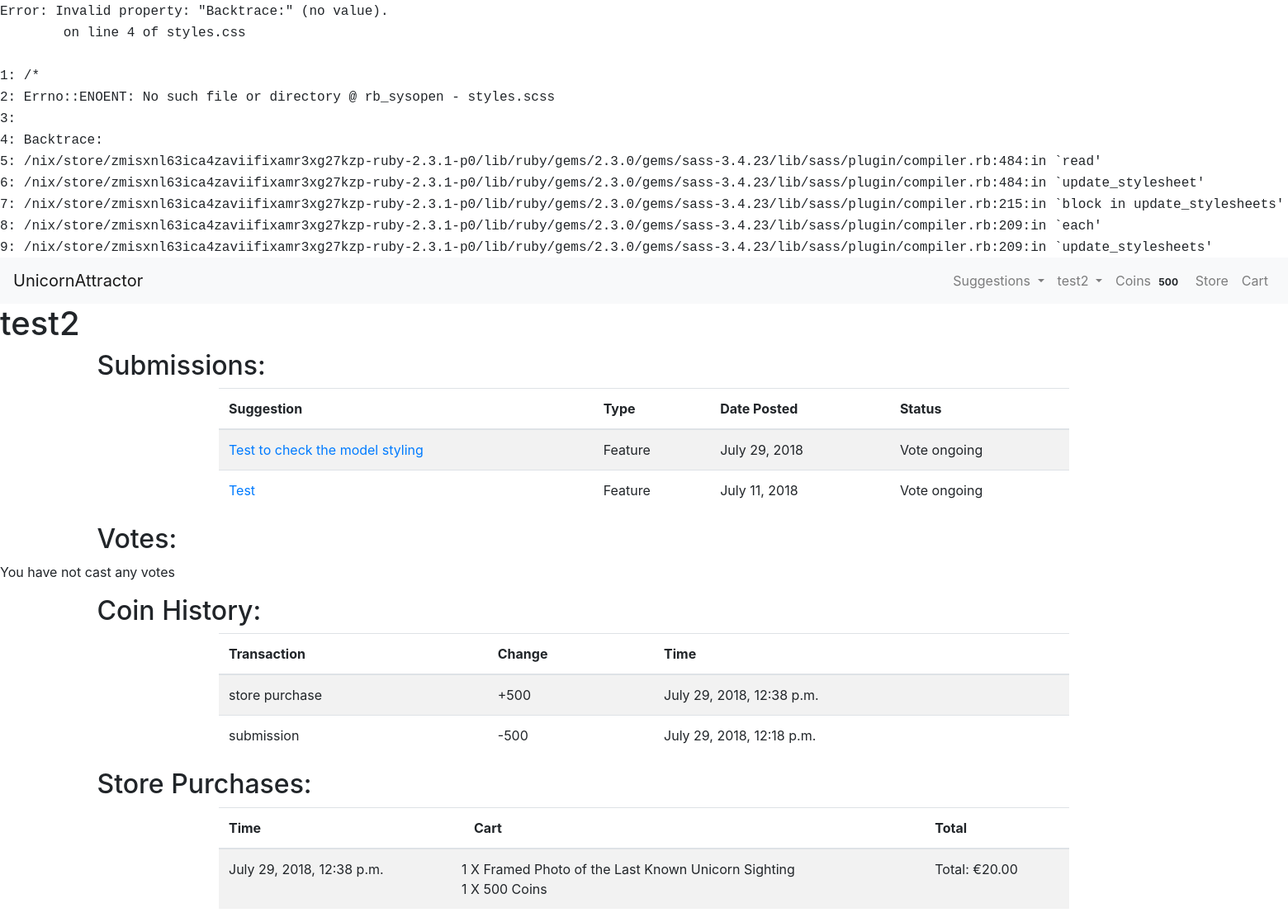
/user/3 (signed in), run on the app's committed database.
### accounts/models.py (models this page shows)
class User(AbstractUser):
    USERNAME_FIELD = "email"
    email = models.EmailField(('email address'), blank=False, unique=True)
    REQUIRED_FIELDS = []
    def __str__(self):
        return self.username

### usersuggestions/models.py (models this page shows, shortened)
class SuggestionAdminPage(models.Model):
    status_choices = ((0, "not scheduled"), (1, "scheduled"), (2, "in progress"), (3, "completed"))
    priority_choices = ((0, "low"), (1, 'normal'), (2, 'high'))
    suggestion = models.ForeignKey(Suggestion, null=False, on_delete=models.CASCADE)
    status = models.PositiveSmallIntegerField(choices=status_choices, default=0)
    developer_assigned = models.ForeignKey(User, null=True, blank=True, on_delete=models.PROTECT)
    priority = models.PositiveSmallIntegerField(choices=priority_choices, null=True, blank=True, default=1)
    date_started = models.DateField(null=True, blank=True)
    estimated_days_to_complete = models.PositiveSmallIntegerField(null=True, blank=True)
    expected_completion_date = models.DateField(null=True, blank=True)
    date_completed = models.DateField(null=True, blank=True)
    in_current_voting_cycle = models.BooleanField(blank=False, default=True)
    github_branch = models.CharField(null=True, blank=True, max_length=50)
    was_successful = models.NullBooleanField(blank=True, null=True)
    current_winner = models.BooleanField(blank=False, default=False)

class Suggestion(models.Model):
    suggestion_choices = ((True, 'Feature'), (False, 'Bug Fix'))
    is_feature = models.BooleanField(blank=False, default=False, choices=suggestion_choices)
    user = models.ForeignKey(User, null=False, on_delete=models.PROTECT)
    title = models.CharField(max_length=200, blank=False)
    details = RichTextUploadingField()
    date_time = models.DateTimeField(auto_now_add=True)
    delay_submission = models.BooleanField(null=False, blank=True, default=False)

### market/models.py (models this page shows, shortened)
class UserCoinHistory(models.Model):
    transaction_choices = ((1, 'submission'), (2, 'upvote'), (3, 'referral'),
                           (4, 'store purchase'), (5, 'initial signup'), (6, 'received referral'),
                           (7, 'suggestion upvoted'), (8, 'suggestion successful'), (9, 'feature suggestion promoted'))
    user = models.ForeignKey(User, null=False, on_delete=models.PROTECT)
    coins_change = models.IntegerField(null=False)
    date_time = models.DateTimeField(auto_now_add=True)
    suggestion = models.ForeignKey(Suggestion, null=True, blank=True, on_delete=models.CASCADE)
    transaction = models.PositiveSmallIntegerField(choices=transaction_choices, blank=False, null=False)

class Order(models.Model):
    user = models.ForeignKey(User, null=False, on_delete=models.PROTECT)
    date_time = models.DateTimeField(auto_now_add=True)
    delivery_address = models.ForeignKey(Delivery, null=True, on_delete=models.PROTECT)

class OrderItem(models.Model):
    order = models.ForeignKey(Order, null=False, on_delete=models.CASCADE)
    item = models.ForeignKey(StoreItem, null=False, on_delete=models.PROTECT)
    quantity = models.PositiveIntegerField(null=False)
    total_purchase_price = models.DecimalField(max_digits=8, decimal_places=2)

class StoreItem(models.Model):
    name = models.CharField(max_length=200, null=False, blank=False)
    description = models.TextField()
    price = models.DecimalField(max_digits=8, decimal_places=2)
    image = models.ImageField(upload_to='images')
    delivery_required = models.BooleanField(blank=False, null=False)
    is_coins = models.BooleanField(default=False, null=False)
    coins_amount = models.PositiveIntegerField(blank=True, null=True)
    def __str__(self):
        return self.name

### usersuggestions/views.py (the view)
# urls.py: url(r'^user/(?P<user_id>\d+)$', render_userpage, name='userpage'),
@login_required()
def render_userpage(request, user_id):
    user = get_object_or_404(User, id=user_id)
    if request.user == user:
        values = get_userpage_values(user)
        return render(request, "userpage.html", {"user": user,
                                                 "votes": values["votes"], "purchases": values["purchases"],
                                                 "coin_history": values["coin_history"],
                                                 "suggestions": values["suggestions"],
                                                 })
    else:
        return redirect("issue_tracker")

### market/cart.py (called while the page is built)
    def __len__(self):
        return sum(item['quantity'] for item in self.cart.values())

### market/contexts.py (called while the page is built)
def cart(request):
    return {'cart': Cart(request)}

def usercoins(request):
    if request.user.is_authenticated:
        user = request.user
        coins_amount = UserCoins.objects.get(user=user).coins
        return {"usercoins":coins_amount}
    else:
        return {"usercoins": None}

### usersuggestions/helpers.py (called while the page is built)
def get_userpage_values(user):
    votes = Upvote.objects.filter(user=user).order_by("-date_time")
    purchases = Order.objects.filter(user=user).order_by("-date_time")
    coin_history = UserCoinHistory.objects.filter(user=user).order_by("-date_time")
    suggestions = SuggestionAdminPage.objects.filter(suggestion__user=user).order_by("-suggestion__date_time")
    for purchase in purchases:
        purchase.items = OrderItem.objects.filter(order=purchase)
        purchase.total_cost = 0
        for item in purchase.items:
            purchase.total_cost += item.total_purchase_price
    values_dictionary = {"purchases": purchases,
                         "coin_history": coin_history, "votes": votes, "suggestions": suggestions
                         }
    return values_dictionary

### usersuggestions/templates/userpage.html (shortened to what this page needs)
{% extends 'base.html' %} {% block title %} {{ user }} {% endblock %} {% block content %}
<main id="userpage">
    <h1 id="header">{{ user }}</h1>
    <div class="row">
        <div class="offset-1">
            <h2 class="section-header">Submissions:</h2>
        </div>
    </div>
    {% if suggestions|length == 0 %}
    <p>You have not submitted any suggestions</p>
    {% else %}
    <div class="row">
        <div class="col-xs-10 col-md-8 offset-xs-1 offset-md-2">
            <table class="table table-striped">
                <thead>
                    <tr>
                        <th scope="col">Suggestion</th>
                        <th scope="col">Type</th>
                        <th scope="col">Date Posted</th>
                        <th scope="col">Status</th>
                    </tr>
                </thead>
                <tbody>
                    {% for suggestion in suggestions %}
                    <tr>
                        <td><a href="{% url 'view_suggestion' suggestion.suggestion.id %}">{{ suggestion.suggestion.title }}</a> </td>
                        <td>{{ suggestion.suggestion.get_is_feature_display }}</td>
                        <td>{{ suggestion.suggestion.date_time.date }}</td>
                        <td>
                            {% if suggestion.suggestion.is_feature %} {% if suggestion.in_current_voting_cycle %} Vote ongoing {% elif suggestion.suggestion.delay_submission %} Submission delayed till next voting cycle {% elif suggestion.was_successful == True %} Suggestion Successful
                            {% else %} Suggestion unsuccessful {% endif %} {% else %} {{ suggestion.get_status_display }} {% endif %}
                        </td>
                    </tr>
                    {% endfor %}
                </tbody>
            </table>
        </div>
    </div>
    {% endif %}
    <div class="row">
        <div class="offset-1">
            <h2>Votes:</h2>
        </div>
    </div>
    {% if votes|length == 0 %}
    <p>You have not cast any votes</p>
        {% endif %}
        <div class="row">
            <div class="offset-1">
                <h2>Coin History:</h2>
            </div>
        </div>
        <div class="row">
            <div class="col-xs-10 col-md-8 offset-xs-1 offset-md-2">
                <table class="table table-striped">
                    <thead>
                        <tr>
                            <th scope="col">Transaction</th>
                            <th scope="col">Change</th>
                            <th scope="col">Time</th>
                        </tr>
                    </thead>
                    <tbody>
                        {% for entry in coin_history %}
                        <tr>
                            <td>{{ entry.get_transaction_display }}{% if entry.suggestion %}: <a href="{% url 'view_suggestion' entry.suggestion.id %}"> {{ entry.suggestion.title }}</a> {% endif %}
                            </td>
                            <td>{% if entry.coins_change > 0 %} <span class="positive-change">+{% else %}<span class="negative-change">{% endif %}{{ entry.coins_change }}</span></td>
                            <td>{{ entry.date_time }}
                            </td>
                        </tr>
                        {% endfor %}
                    </tbody>
                </table>
            </div>
        </div>
        <div class="row">
            <div class="offset-1">
                <h2>Store Purchases:</h2>
            </div>
        </div>
        {% if purchases|length == 0 %}
        <p>You have made no purchases at our store</p>
        {% else %}
        <div class="row">
            <div class="col-xs-10 col-md-8 offset-xs-1 offset-md-2">
                <table class="table table-striped">
                    <thead>
                        <tr>
                            <th scope="col">Time</th>
                            <th scope="col">Cart</th>
                            <th scope="col">Total</th>
                        </tr>
                    </thead>
                    <tbody>
                        {% for purchase in purchases %}
                        <tr>
                            <td>{{ purchase.date_time }}</td>
                            <td>
                                {% for item in purchase.items %}
                                <div class="row">
                                    {{ item.quantity }} X {{ item.item }}
                                </div>
                                {% endfor %}
                            </td>
                            <td>Total: €{{ purchase.total_cost }}</td>
                        </tr>
                        {% endfor %}
                    </tbody>
                </table>
            </div>
        </div>
        {% endif %}
</main>
{% endblock %}

### templates/base.html (shortened to what this page needs)
<!DOCTYPE html>
<html lang="en">
<head>
    <link rel="stylesheet" href="https://maxcdn.bootstrapcdn.com/bootstrap/4.0.0/css/bootstrap.min.css">
    <link rel="stylesheet" href="/static/css/styles.css" type="text/css" />
</head>
<header>
    <nav class="navbar navbar-expand-lg navbar-light bg-light justify-content-between">
        <a class="navbar-brand" href="{% url 'home' %}">UnicornAttractor</a>
        <form class="inline">
            <div class="collapse navbar-collapse" id="navbarSupportedContent">
                <ul class="navbar-nav mr-auto">
                    <li class="nav-item dropdown">
                        <a class="nav-link dropdown-toggle" href="{% url 'issue_tracker' %}" id="navbarDropdown" role="button" data-toggle="dropdown" aria-haspopup="true" aria-expanded="false">
          Suggestions
        </a>
                    </li>
                    {% if user.is_authenticated %}
                    <li class="nav-item dropdown">
                        <a class="nav-link dropdown-toggle" href="#" id="navbarDropdownUser" role="button" data-toggle="dropdown" aria-haspopup="true" aria-expanded="false">
          {{ user.username }}
        </a>
                    </li>
                    <li class="nav-item">
                        <a class="nav-link" href="{% url 'earn_coins' %}"> Coins <span class="badge badge-light">{{ usercoins }}</span></a></a>
                    </li>
                    {% endif %}
                    <li class="nav-item">
                        <a class="nav-link" href="{% url 'store' %}">Store</a>
                    </li>
                    <li class="nav-item">
                        <a class="nav-link" href="{% url 'view_cart' %}">Cart </a>
                    </li>
                </ul>
            </div>
        </form>
    </nav>
</header>
<body>
    {% block content %}{% endblock %}
</body>
</html>

### styles.css (style rules this page uses)
body:before { white-space: pre; font-family: monospace; content: "Error: Invalid property: \"Backtrace:\" (no value).\A on line 4 of styles.css\A \A 1: /*\A 2: Errno::ENOENT: No such file or directory @ rb_sysopen - styles.scss\A 3: \A 4: Backtrace:\A 5: /nix/store/zmisxnl63ica4zaviifixamr3xg27kzp-ruby-2.3.1-p0/lib/ruby/gems/2.3.0/gems/sass-3.4.23/lib/sass/plugin/compiler.rb:484:in `read'\A 6: /nix/store/zmisxnl63ica4zaviifixamr3xg27kzp-ruby-2.3.1-p0/lib/ruby/gems/2.3.0/gems/sass-3.4.23/lib/sass/plugin/compiler.rb:484:in `update_stylesheet'\A 7: /nix/store/zmisxnl63ica4zaviifixamr3xg27kzp-ruby-2.3.1-p0/lib/ruby/gems/2.3.0/gems/sass-3.4.23/lib/sass/plugin/compiler.rb:215:in `block in update_stylesheets'\A 8: /nix/store/zmisxnl63ica4zaviifixamr3xg27kzp-ruby-2.3.1-p0/lib/ruby/gems/2.3.0/gems/sass-3.4.23/lib/sass/plugin/compiler.rb:209:in `each'\A 9: /nix/store/zmisxnl63ica4zaviifixamr3xg27kzp-ruby-2.3.1-p0/lib/ruby/gems/2.3.0/gems/sass-3.4.23/lib/sass/plugin/compiler.rb:209:in `update_stylesheets'"; }

### data on the page
User: username "test2"
SuggestionAdminPage: suggestion "Test to check the model styling", suggestion.is_feature "Feature", suggestion.date_time "July 29, 2018", in_current_voting_cycle "Vote ongoing"
SuggestionAdminPage: suggestion "Test", suggestion.is_feature "Feature", suggestion.date_time "July 11, 2018", in_current_voting_cycle "Vote ongoing"
UserCoinHistory: transaction "store purchase", coins_change "500", date_time "July 29, 2018, 12:38 p.m."
UserCoinHistory: transaction "submission", coins_change "-500", date_time "July 29, 2018, 12:18 p.m."
Order: date_time "July 29, 2018, 12:38 p.m.", total_cost "20.00"
OrderItem: quantity "1", item "Framed Photo of the Last Known Unicorn Sighting"
OrderItem: quantity "1", item "500 Coins"

### other printed values
{{ usercoins }} "500"
